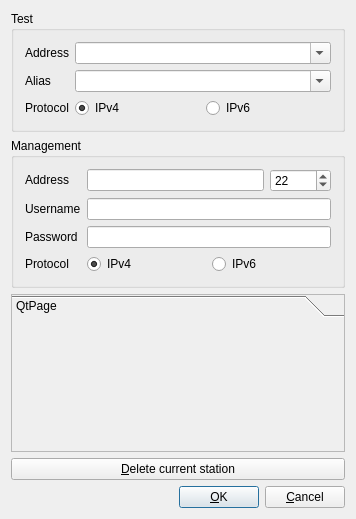
<ui version="4.0" >
 <class>NMGHostInformationMainWidget</class>
 <widget class="QWidget" name="NMGHostInformationMainWidget" >
  <property name="geometry" >
   <rect>
    <x>0</x>
    <y>0</y>
    <width>356</width>
    <height>519</height>
   </rect>
  </property>
  <property name="sizePolicy" >
   <sizepolicy vsizetype="MinimumExpanding" hsizetype="Preferred" >
    <horstretch>0</horstretch>
    <verstretch>0</verstretch>
   </sizepolicy>
  </property>
  <property name="windowTitle" >
   <string>Station</string>
  </property>
  <layout class="QVBoxLayout" >
   <item>
    <widget class="QGroupBox" name="groupTest" >
     <property name="sizePolicy" >
      <sizepolicy vsizetype="Maximum" hsizetype="Preferred" >
       <horstretch>0</horstretch>
       <verstretch>0</verstretch>
      </sizepolicy>
     </property>
     <property name="title" >
      <string>Test</string>
     </property>
     <property name="margin" stdset="0" >
      <number>0</number>
     </property>
     <layout class="QGridLayout" >
      <item row="0" column="0" >
       <widget class="QLabel" name="lblAdress" >
        <property name="sizePolicy" >
         <sizepolicy vsizetype="Preferred" hsizetype="Maximum" >
          <horstretch>0</horstretch>
          <verstretch>0</verstretch>
         </sizepolicy>
        </property>
        <property name="text" >
         <string>Address</string>
        </property>
        <property name="wordWrap" >
         <bool>false</bool>
        </property>
       </widget>
      </item>
      <item row="1" column="0" >
       <widget class="QLabel" name="textLabel2" >
        <property name="sizePolicy" >
         <sizepolicy vsizetype="Preferred" hsizetype="Maximum" >
          <horstretch>0</horstretch>
          <verstretch>0</verstretch>
         </sizepolicy>
        </property>
        <property name="text" >
         <string>Alias</string>
        </property>
        <property name="wordWrap" >
         <bool>false</bool>
        </property>
       </widget>
      </item>
      <item row="2" column="0" >
       <widget class="QLabel" name="lblProtocol" >
        <property name="sizePolicy" >
         <sizepolicy vsizetype="Preferred" hsizetype="Maximum" >
          <horstretch>0</horstretch>
          <verstretch>0</verstretch>
         </sizepolicy>
        </property>
        <property name="text" >
         <string>Protocol</string>
        </property>
        <property name="wordWrap" >
         <bool>false</bool>
        </property>
       </widget>
      </item>
      <item row="1" column="1" >
       <widget class="QComboBox" name="comboAlias" >
        <property name="editable" >
         <bool>true</bool>
        </property>
        <property name="autoCompletion" >
         <bool>true</bool>
        </property>
       </widget>
      </item>
      <item row="0" column="1" >
       <widget class="QComboBox" name="comboAdress" >
        <property name="sizePolicy" >
         <sizepolicy vsizetype="Fixed" hsizetype="Minimum" >
          <horstretch>0</horstretch>
          <verstretch>0</verstretch>
         </sizepolicy>
        </property>
        <property name="editable" >
         <bool>true</bool>
        </property>
        <property name="autoCompletion" >
         <bool>true</bool>
        </property>
       </widget>
      </item>
      <item row="2" column="1" >
       <layout class="QHBoxLayout" >
        <item>
         <widget class="QRadioButton" name="testProtocolIPv4" >
          <property name="text" >
           <string>IPv4</string>
          </property>
          <property name="checked" >
           <bool>true</bool>
          </property>
         </widget>
        </item>
        <item>
         <widget class="QRadioButton" name="testProtocolIPv6" >
          <property name="text" >
           <string>IPv6</string>
          </property>
         </widget>
        </item>
       </layout>
      </item>
     </layout>
    </widget>
   </item>
   <item>
    <widget class="QGroupBox" name="groupManagement" >
     <property name="sizePolicy" >
      <sizepolicy vsizetype="Maximum" hsizetype="Preferred" >
       <horstretch>0</horstretch>
       <verstretch>0</verstretch>
      </sizepolicy>
     </property>
     <property name="title" >
      <string>Management</string>
     </property>
     <layout class="QGridLayout" >
      <item row="1" column="0" >
       <widget class="QLabel" name="lblUser" >
        <property name="sizePolicy" >
         <sizepolicy vsizetype="Maximum" hsizetype="Preferred" >
          <horstretch>0</horstretch>
          <verstretch>0</verstretch>
         </sizepolicy>
        </property>
        <property name="text" >
         <string>Username</string>
        </property>
        <property name="wordWrap" >
         <bool>false</bool>
        </property>
       </widget>
      </item>
      <item row="0" column="0" >
       <widget class="QLabel" name="lblAdress_2" >
        <property name="sizePolicy" >
         <sizepolicy vsizetype="Maximum" hsizetype="Preferred" >
          <horstretch>0</horstretch>
          <verstretch>0</verstretch>
         </sizepolicy>
        </property>
        <property name="text" >
         <string>Address</string>
        </property>
        <property name="wordWrap" >
         <bool>false</bool>
        </property>
       </widget>
      </item>
      <item row="2" column="0" >
       <widget class="QLabel" name="lblPassword" >
        <property name="sizePolicy" >
         <sizepolicy vsizetype="Maximum" hsizetype="Preferred" >
          <horstretch>0</horstretch>
          <verstretch>0</verstretch>
         </sizepolicy>
        </property>
        <property name="text" >
         <string>Password</string>
        </property>
        <property name="wordWrap" >
         <bool>false</bool>
        </property>
       </widget>
      </item>
      <item row="1" column="1" >
       <widget class="QLineEdit" name="txtManagementUsername" />
      </item>
      <item row="2" column="1" >
       <widget class="QLineEdit" name="txtManagementPassword" >
        <property name="echoMode" >
         <enum>QLineEdit::PasswordEchoOnEdit</enum>
        </property>
       </widget>
      </item>
      <item row="3" column="0" >
       <widget class="QLabel" name="lblProtocolMAnagement" >
        <property name="sizePolicy" >
         <sizepolicy vsizetype="Preferred" hsizetype="Maximum" >
          <horstretch>0</horstretch>
          <verstretch>0</verstretch>
         </sizepolicy>
        </property>
        <property name="text" >
         <string>Protocol</string>
        </property>
        <property name="wordWrap" >
         <bool>false</bool>
        </property>
       </widget>
      </item>
      <item row="3" column="1" >
       <layout class="QHBoxLayout" >
        <item>
         <widget class="QRadioButton" name="managementProtocolIPv4" >
          <property name="text" >
           <string>IPv4</string>
          </property>
          <property name="checked" >
           <bool>true</bool>
          </property>
         </widget>
        </item>
        <item>
         <widget class="QRadioButton" name="managementProtocolIPv6" >
          <property name="text" >
           <string>IPv6</string>
          </property>
         </widget>
        </item>
       </layout>
      </item>
      <item row="0" column="1" >
       <layout class="QHBoxLayout" >
        <item>
         <widget class="QLineEdit" name="txtManagementAdress" />
        </item>
        <item>
         <widget class="QSpinBox" name="spinBoxManagementAddressPort" >
          <property name="sizePolicy" >
           <sizepolicy vsizetype="Fixed" hsizetype="Maximum" >
            <horstretch>0</horstretch>
            <verstretch>0</verstretch>
           </sizepolicy>
          </property>
          <property name="toolTip" >
           <string>SSH port to connect</string>
          </property>
          <property name="whatsThis" >
           <string>SSH port to connect</string>
          </property>
          <property name="maximum" >
           <number>65535</number>
          </property>
          <property name="value" >
           <number>22</number>
          </property>
         </widget>
        </item>
       </layout>
      </item>
     </layout>
    </widget>
   </item>
   <item>
    <widget class="QToolBox" name="toolBox" >
     <property name="sizePolicy" >
      <sizepolicy vsizetype="MinimumExpanding" hsizetype="Preferred" >
       <horstretch>0</horstretch>
       <verstretch>0</verstretch>
      </sizepolicy>
     </property>
     <property name="frameShape" >
      <enum>QFrame::StyledPanel</enum>
     </property>
     <property name="currentIndex" >
      <number>0</number>
     </property>
     <widget class="QWidget" name="page" >
      <property name="geometry" >
       <rect>
        <x>0</x>
        <y>0</y>
        <width>334</width>
        <height>71</height>
       </rect>
      </property>
      <attribute name="label" >
       <string>QtPage</string>
      </attribute>
     </widget>
    </widget>
   </item>
   <item>
    <widget class="QPushButton" name="btnDeleteStation" >
     <property name="text" >
      <string>&amp;Delete current station</string>
     </property>
    </widget>
   </item>
   <item>
    <layout class="QHBoxLayout" >
     <item>
      <spacer name="horizontalSpacer" >
       <property name="orientation" >
        <enum>Qt::Horizontal</enum>
       </property>
       <property name="sizeHint" stdset="0" >
        <size>
         <width>40</width>
         <height>20</height>
        </size>
       </property>
      </spacer>
     </item>
     <item>
      <widget class="QPushButton" name="buttonOk" >
       <property name="text" >
        <string>&amp;OK</string>
       </property>
       <property name="shortcut" >
        <string>Alt+O</string>
       </property>
       <property name="autoDefault" >
        <bool>true</bool>
       </property>
       <property name="default" >
        <bool>true</bool>
       </property>
      </widget>
     </item>
     <item>
      <widget class="QPushButton" name="buttonCancel" >
       <property name="text" >
        <string>&amp;Cancel</string>
       </property>
       <property name="shortcut" >
        <string>Alt+C</string>
       </property>
      </widget>
     </item>
    </layout>
   </item>
  </layout>
 </widget>
 <layoutdefault spacing="6" margin="11" />
 <pixmapfunction>qPixmapFromMimeSource</pixmapfunction>
 <tabstops>
  <tabstop>comboAdress</tabstop>
  <tabstop>comboAlias</tabstop>
  <tabstop>testProtocolIPv4</tabstop>
  <tabstop>testProtocolIPv6</tabstop>
  <tabstop>txtManagementAdress</tabstop>
  <tabstop>spinBoxManagementAddressPort</tabstop>
  <tabstop>txtManagementUsername</tabstop>
  <tabstop>txtManagementPassword</tabstop>
  <tabstop>managementProtocolIPv4</tabstop>
  <tabstop>managementProtocolIPv6</tabstop>
  <tabstop>buttonOk</tabstop>
  <tabstop>buttonCancel</tabstop>
 </tabstops>
 <resources/>
 <connections/>
</ui>
